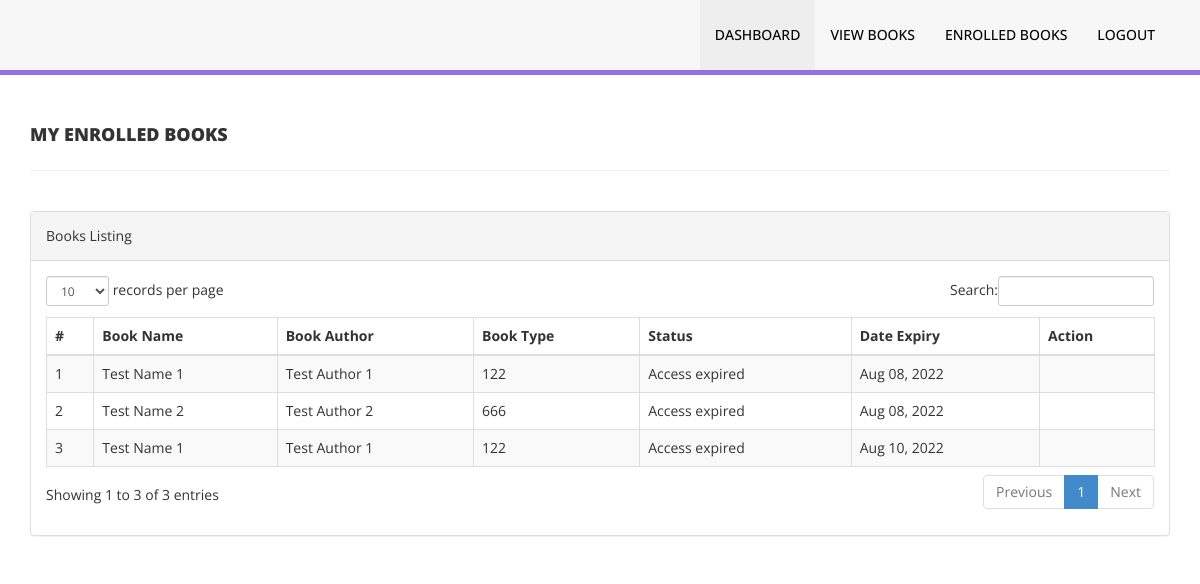
Page /my-enrollments.php (signed in) on the committed database.
### tables this page shows
CREATE TABLE IF NOT EXISTS `enrolled` (
  `id` int(11) NOT NULL AUTO_INCREMENT,
  `book_id` int(11) NOT NULL,
  `student_id` varchar(150) NOT NULL,
  `issue_date` timestamp NOT NULL DEFAULT CURRENT_TIMESTAMP,
  `status` int(1) NOT NULL DEFAULT '1',
  PRIMARY KEY (`id`)
);

CREATE TABLE IF NOT EXISTS `books` (
  `id` int(11) NOT NULL AUTO_INCREMENT,
  `author` varchar(30) DEFAULT NULL,
  `name` varchar(60) DEFAULT NULL,
  `price` varchar(11) NOT NULL,
  `book` varchar(60) NOT NULL,
  `status` int(1) DEFAULT '1',
  `reg_date` timestamp NULL DEFAULT CURRENT_TIMESTAMP,
  PRIMARY KEY (`id`)
);

### my-enrollments.php (the view, shortened to what this page needs)
<?php
include('includes/config.php');
if (strlen($_SESSION['login']) == 0) {
    header('location:index.php');
} else {
?>
    <!DOCTYPE html>
    <html xmlns="http://www.w3.org/1999/xhtml">
    <head>
        <link href="assets/css/bootstrap.css" rel="stylesheet" />
        <link href="assets/css/font-awesome.css" rel="stylesheet" />
        <link href="assets/js/dataTables/dataTables.bootstrap.css" rel="stylesheet" />
        <link href="assets/css/style.css" rel="stylesheet" />
    </head>
    <body>
        <?php include('includes/header.php'); ?>
        <div class="content-wrapper">
            <div class="container">
                <div class="row pad-botm">
                    <div class="col-md-12">
                        <h4 class="header-line">My Enrolled Books</h4>
                    </div>
                    <div class="row">
                    </div>
                </div>
                <div class="row">
                    <div class="col-md-12">
                        <div class="panel panel-default">
                            <div class="panel-heading">
                                Books Listing
                            </div>
                            <div class="panel-body">
                                <div class="table-responsive">
                                    <table class="table table-striped table-bordered table-hover" id="dataTables-example">
                                        <thead>
                                            <tr>
                                                <th>#</th>
                                                <th>Book Name</th>
                                                <th>Book Author</th>
                                                <th>Book Type</th>
                                                <th>Status</th>
                                                <th>Date Expiry</th>
                                                <th>Action</th>
                                            </tr>
                                        </thead>
                                        <tbody>
                                            <?php
                                            $sid = $_SESSION['username'];
                                            $sql = "SELECT e.`issue_date`, b.`id`, b.`author`, b.`name`, b.`price`, e.`status`, b.`reg_date` FROM `books` b, `enrolled` e WHERE b.`id` = e.`book_id` AND e.`student_id` = :sid";
                                            $query = $dbh->prepare($sql);
                                            $query->bindParam(':sid', $sid, PDO::PARAM_STR);
                                            $query->execute();
                                            $results = $query->fetchAll(PDO::FETCH_OBJ);
                                            $cnt = 1;
                                            $status = "Pending";
                                            if ($query->rowCount() > 0) {
                                                foreach ($results as $result) {
                                                    $date_now = date("Y-m-d h:i:sa");
                                                    $date_now = strtotime($date_now);
                                                    $date_issue = strtotime($result->issue_date);
                                                    $date_issue = strtotime("+7 day", $date_issue);
                                                    $date = date('M d, Y', $date_issue);
                                                    if ($result->status == 1 and ($date_issue > $date_now)) {
                                                        $status = "Enrolled";
                                                    } elseif ($result->status == 0 and ($date_issue > $date_now)) {
                                                        $status = "Pending";
                                                    } else {
                                                        $status = "Access expired";
                                                    }
                                            ?>
                                                    <tr class="odd gradeX">
                                                        <td class="center"><?php echo htmlentities($cnt); ?></td>
                                                        <td class="center"><?php echo htmlentities($result->name); ?></td>
                                                        <td class="center"><?php echo htmlentities($result->author); ?></td>
                                                        <td class="center"><?php echo htmlentities($result->price); ?></td>
                                                        <td class="center"><?php echo htmlentities($status); ?></td>
                                                        <td class="center"><?php echo htmlentities($date); ?></td>
                                                        <td class="center">
                                                        </td>
                                                    </tr>
                                            <?php $cnt = $cnt + 1;
                                                }
                                            } ?>
                                        </tbody>
                                    </table>
                                </div>
                            </div>
                        </div>
                    </div>
                </div>
            </div>
        </div>
    </body>
    </html>
<?php } ?>

### assets/css/style.css (style rules this page uses)
.content-wrapper { margin-top: 40px; min-height:800px; padding-bottom:90px; }
.header-line { font-weight:900; padding-bottom:25px; border-bottom:1px solid #eeeeee; text-transform:uppercase; }
.pad-botm { padding-bottom:30px; }

### rows in the picture
enrolled: book.name "Test Name 1", book.author "Test Author 1", book.price "122", status "Access expired", issue_date "Aug 08, 2022"
enrolled: book.name "Test Name 2", book.author "Test Author 2", book.price "666", status "Access expired", issue_date "Aug 08, 2022"
enrolled: book.name "Test Name 1", book.author "Test Author 1", book.price "122", status "Access expired", issue_date "Aug 10, 2022"
